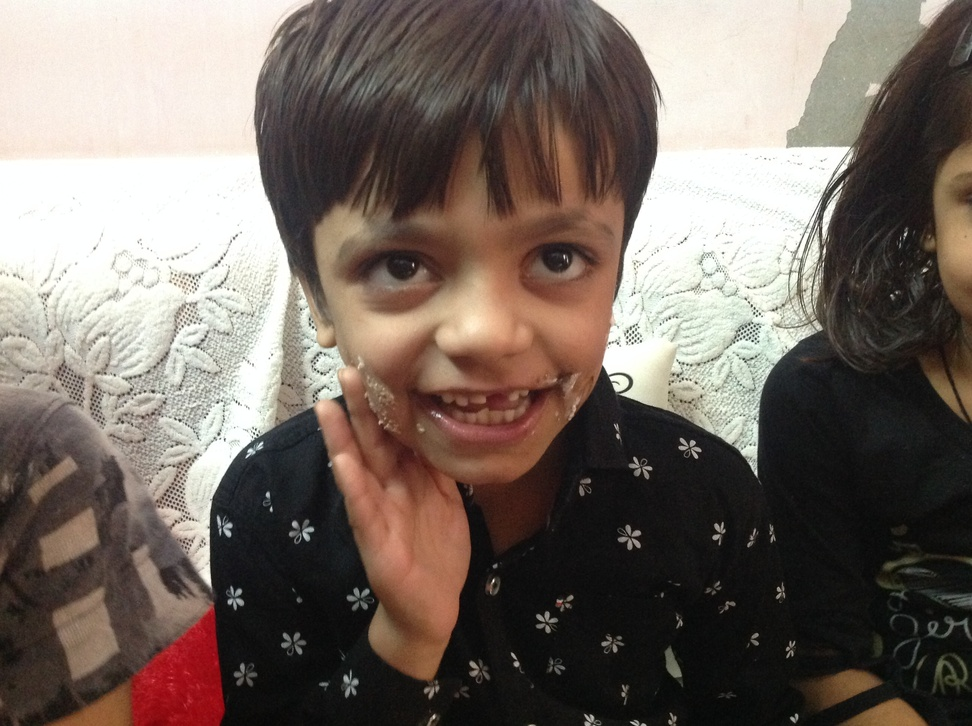
#> input picture Dlib - Face Detection/IMG_2709.JPG, 972 x 726 px, shrunk from 2592 x 1936 before the run, given in place of the camera
$ jupyter execute 'Realtime Face Blur.ipynb'
#> lines starting #> are read from the running program, lines starting #| are printed output that depends on the picture
[cell 1]
import cv2 as cv
import numpy as np

classifer = cv.CascadeClassifier("haarcascade_frontalface_default.xml")

[cell 2]
camera = cv.VideoCapture(0)

while True:

    _,img = camera.read()
#> img is the input picture: shape (726, 972, 3); mean B, G, R 98.7, 106.4, 118.1
    img = cv.flip(img, 1)
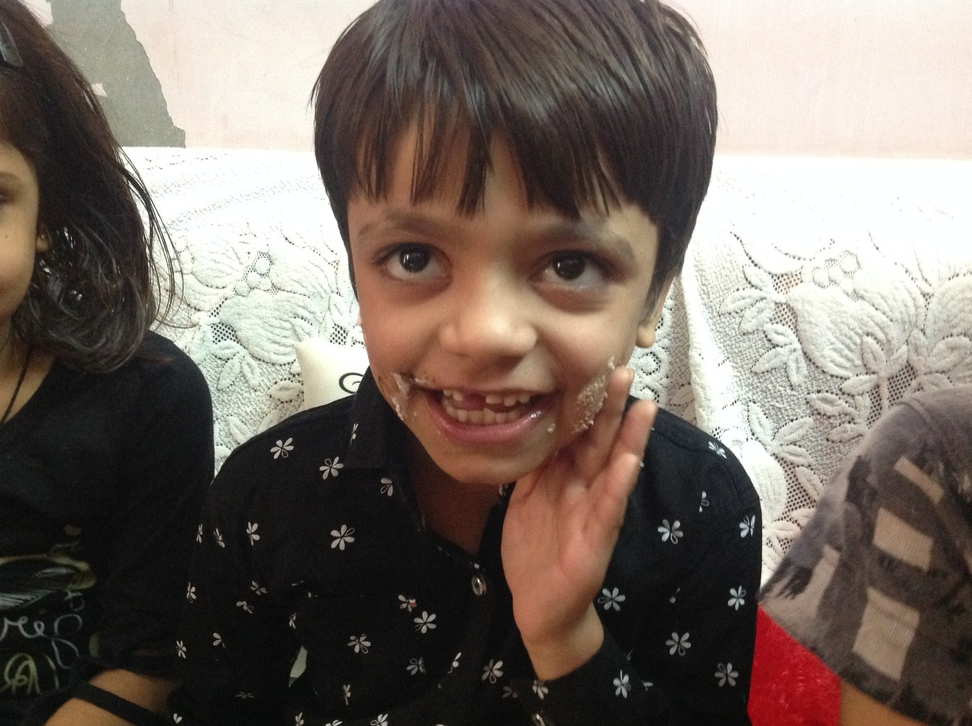
#> img: shape (726, 972, 3); mean B, G, R 98.7, 106.4, 118.1

    gray = cv.cvtColor(img, cv.COLOR_RGB2GRAY)
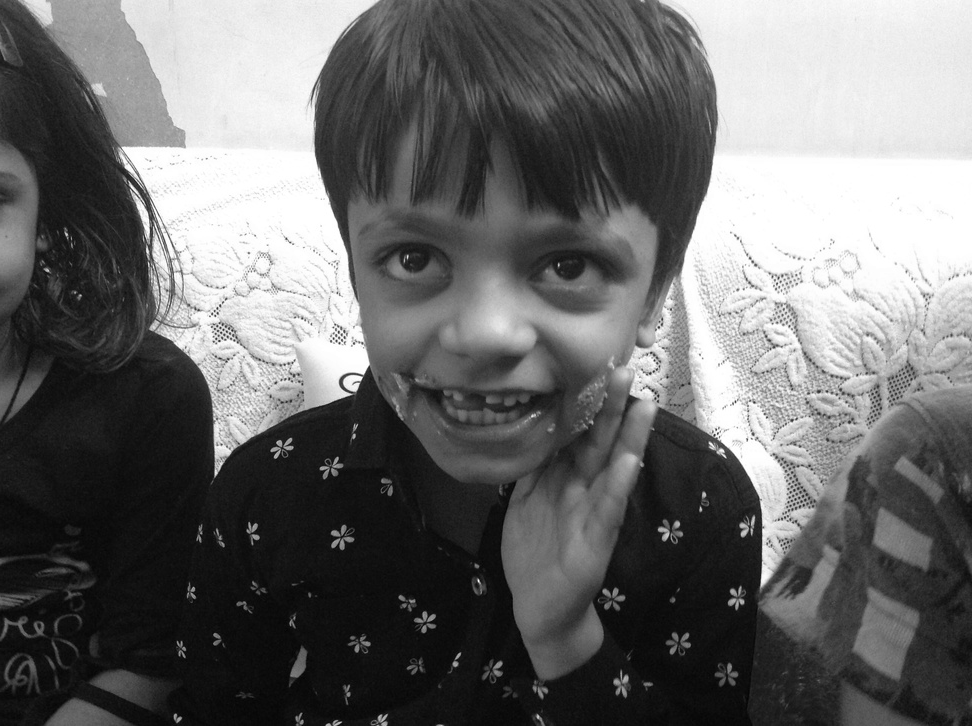
#> gray: shape (726, 972); min 2, max 255, mean 105.4

    faces = classifer.detectMultiScale(gray, 1.4, 8)
#> faces = ()

    for (x,y,w,h) in faces:
        cv.rectangle(img , (x,y), (x+w,y+h), (200,140,0), 5)

        face = img[ y:y+h , x:x+w ,:]
        face = cv.blur(face, (100,100))

        img[ y:y+h , x:x+w ,:] = face
#> this loop made 0 passes


    cv.imshow("Original", img)
#    cv.imshow("Face", face)

    key = cv.waitKey(30)
#> (key Esc is pressed here)

    if(key == 27):
        break

camera.release()

[cell 3]
camera = cv.VideoCapture(0)

while True:

    _ , img = camera.read()
    img = cv.flip(img, 1)

    gray = cv.cvtColor(img, cv.COLOR_RGB2GRAY)

    faces = classifer.detectMultiScale(gray, 1.7, 5)

    for (x,y,w,h) in faces:
        cv.rectangle( img, (x,y), (x+w,y+h), (170,50,0), 4)

    cv.imshow('Face Detection', img)

    key = cv.waitKey(30)
#> (key Esc is pressed here)

    if(key == 27):
        break

camera.release()
